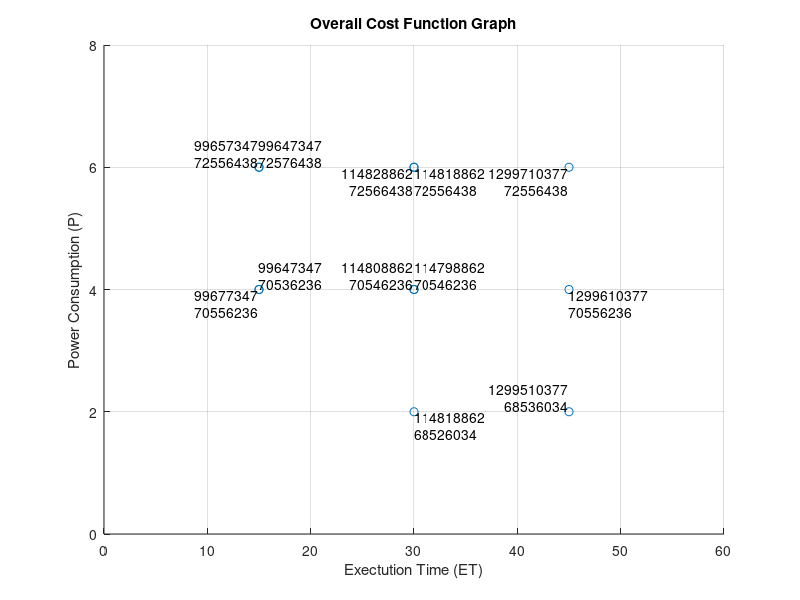

Here is the MATLAB script that generated this plot:
ET = [5,10,15,5, 10,10,10,10, 15,15,5,5]; % define matricies
P = [3,3,3,2, 2,1,3,2, 1,2,2,3]; % define matricies
x = 3*ET(:);
y = 2*P(:);
blocks = 3;
tasks = 4;
scatter(x,y);
grid off;
% Adding labels and title
xlabel('Exectution Time (ET)');
ylabel('Power Consumption (P)');
title('Overall Cost Function Graph');
xlim([0,60])
ylim([0,8]);
% Adding grid
grid on;
x_text = "";
y_text = "";
for i = 1:length(x)
    mymod = mod(i, tasks) + 1
    x_num = x(i);
    y_num = y(i);
    text_align = {'left'; 'bottom'}; % default

    if mymod == 1
        x_text = "T1: ";
        text_align = {'left'; 'bottom'}; % default
    elseif mymod == 2
        x_text = "T2: ";
        text_align = {'right'; 'bottom'}; % default
    elseif mymod == 3
        x_text = "T3: ";
        text_align = {'left'; 'top'}; % default
    else
        x_text = "T4: ";
        text_align = {'right'; 'top'}; % default
    end
    x_text = x_text + x_num;

    if i < 5
        y_text = "B1: ";
    elseif i < 9
        y_text = "B2: ";
    else
        y_text = "B3: ";
    end
    y_text = y_text + y_num;
    text(x(i), y(i), {x_text, y_text}, 'HorizontalAlignment', text_align{1}, 'VerticalAlignment', text_align{2});
end